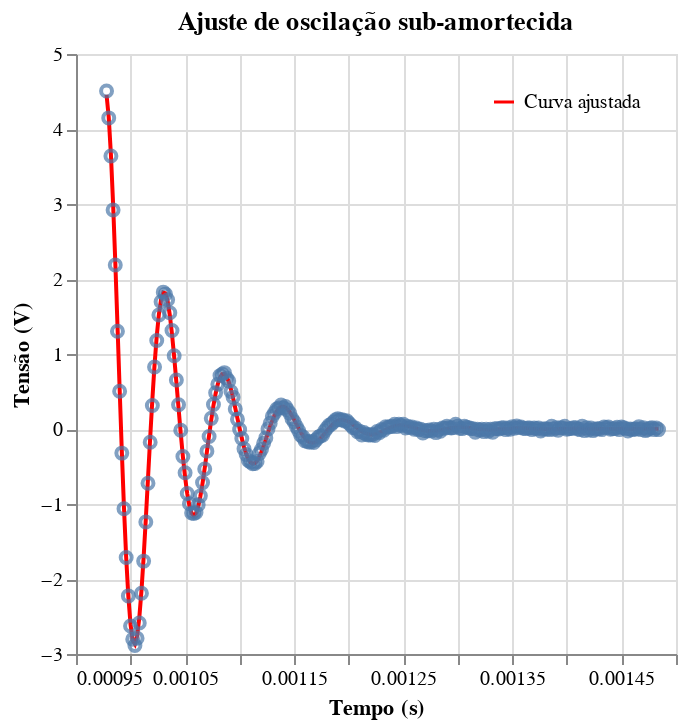

This figure's notebook cell:
### Markdown cell above
### Ajustando a oscilação selecionada

### Code cell
# Dados experimentais
tempo = p4a['Time(s)'].to_numpy()
tensao_ruidosa = p4a['CH2V'].to_numpy()

# Ajuste dos parâmetros usando curve_fit
p0 = [0, 2.5, 10460, 10447, 0.000978]  # Estimativas iniciais para os parâmetros
params, covariance = curve_fit(oscilacao_amortecida, tempo, tensao_ruidosa, p0=p0)

# Parâmetros ajustados
Voff, A, alpha, wp, t0 = params
param_incertezas = np.sqrt(np.diag(covariance))
print(f"Parâmetros ajustados:")
print(f"Voff = {Voff:.4f} V | Incerteza: {param_incertezas[0]}")
print(f"A = {A:.4f} V | Incerteza: {param_incertezas[1]}")
print(f"alpha = {alpha:.4f} s^-1 | Incerteza: {param_incertezas[2]}")
print(f"wp = {wp:.4f} rad/s | Incerteza: {param_incertezas[3]}")
print(f"t0 = {t0:.4f} s | Incerteza: {param_incertezas[4]}")

# Calcular a frequência natural (omega_0) a partir de wp e alpha
omega_0 = np.sqrt(wp**2 + alpha**2)
print(f"w0 = {omega_0:.4f} rad/s")

# Gerar dados ajustados para comparação
tensao_ajustada = oscilacao_amortecida(tempo, *params)

# Criar dataframe para visualização
df = pd.DataFrame({
    'Tempo (s)': tempo,
    'Tensão Medida (V)': tensao_ruidosa,
    'Tensão Ajustada (V)': tensao_ajustada,
    'nome_da_curva_1': 'Dados experimentais',
    'nome_da_curva_2': 'Curva ajustada'
})

# Visualização com Altair
chart = alt.Chart(df).mark_point().encode(
    x='Tempo (s)',
    y=alt.Y('Tensão Medida (V)', title='Tensão (V)', axis=alt.Axis(grid=True)),
    tooltip=['Tempo (s)', 'Tensão Medida (V)'],
).properties(title='Ajuste de oscilação sub-amortecida').interactive()

ajuste_chart = alt.Chart(df).mark_line(color='red').encode(
    x='Tempo (s)',
    y='Tensão Ajustada (V)',
    color=alt.Color('nome_da_curva_2', legend=alt.Legend(title="", orient="top-right"), scale=alt.Scale(range=['red']))
)

ajuste_chart + chart

### Figure 1 — Vega-Lite specification as saved in the notebook (floating-point values rounded to 4 significant figures; data arrays with more than 128 entries replaced by an {"elided": "..."} marker saying what was removed)
{"config": {"view": {"continuousWidth": 300, "continuousHeight": 300}}, "layer": [{"mark": {"type": "line", "color": "red"}, "encoding": {"color": {"field": "nome_da_curva_2", "legend": {"orient": "top-right", "title": ""}, "scale": {"range": ["red"]}, "type": "nominal"}, "x": {"field": "Tempo (s)", "type": "quantitative"}, "y": {"field": "Tensão Ajustada (V)", "type": "quantitative"}}}, {"mark": {"type": "point"}, "encoding": {"tooltip": [{"field": "Tempo (s)", "type": "quantitative"}, {"field": "Tensão Medida (V)", "type": "quantitative"}], "x": {"field": "Tempo (s)", "type": "quantitative"}, "y": {"axis": {"grid": true}, "field": "Tensão Medida (V)", "title": "Tensão (V)", "type": "quantitative"}}, "name": "view_61", "title": "Ajuste de oscilação sub-amortecida"}], "data": {"name": "data-a6bc105015f7beb632e915d30dc4f1cf"}, "params": [{"name": "param_88", "select": {"type": "interval", "encodings": ["x", "y"]}, "bind": "scales", "views": ["view_61"]}], "$schema": "https://vega.github.io/schema/vega-lite/v5.20.1.json", "datasets": {"data-a6bc105015f7beb632e915d30dc4f1cf": {"elided": "254 records"}}}
